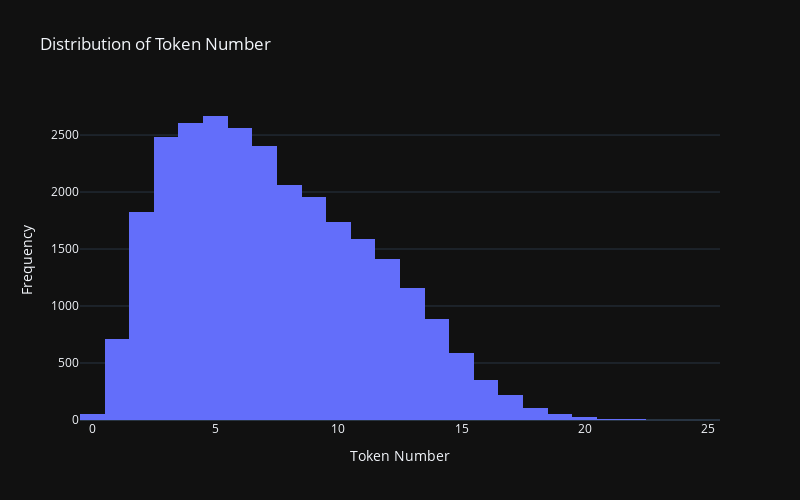

The notebook cell this image was saved under:
### Code cell
# visualize the distribution of the token number in the normalized text
fig = px.histogram(data, 
                   x='token_number', 
                   width=800, height=500, 
                   template='plotly_dark', 
                   title='Distribution of Token Number')

fig.update_layout(
    xaxis = dict(
        title = 'Token Number'
    ),
    yaxis = dict(
        title = 'Frequency'
    )
)

fig.show()

### Figure 1 — Plotly figure (JSON) as saved in the notebook; plotly's stock layout.template omitted (floating-point values rounded to 4 significant figures; data arrays with more than 128 entries replaced by an {"elided": "..."} marker saying what was removed)
{"data": [{"alignmentgroup": "True", "bingroup": "x", "hovertemplate": "token_number=%{x}<br>count=%{y}<extra></extra>", "legendgroup": "", "marker": {"color": "#636efa", "pattern": {"shape": ""}}, "name": "", "offsetgroup": "", "orientation": "v", "showlegend": false, "type": "histogram", "x": {"elided": "27480 int values"}, "xaxis": "x", "yaxis": "y"}], "layout": {"barmode": "relative", "height": 500, "legend": {"tracegroupgap": 0}, "title": {"text": "Distribution of Token Number"}, "width": 800, "xaxis": {"anchor": "y", "autorange": true, "domain": [0, 1], "range": [-0.5, 25.5], "title": {"text": "Token Number"}, "type": "linear"}, "yaxis": {"anchor": "x", "autorange": true, "domain": [0, 1], "range": [0, 2807.0], "title": {"text": "Frequency"}}}}
